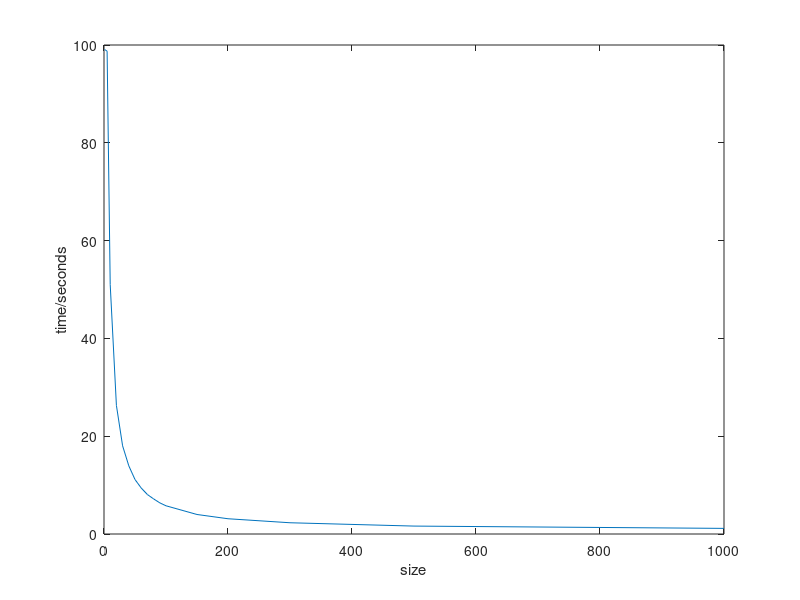

Source code (MATLAB):
t = [99.070000 98.750000 51.020000 26.299999 18.030001 13.940000 11.140000 9.410000 8.070000 7.180000 6.370000 5.770000 3.990000 3.120000 2.300000 1.620000 1.150000];
size = [1 5 10 20 30 40 50 60 70 80 90 100 150 200 300 500 1000];

plot(size,t);
xlabel('size');
ylabel('time/seconds');